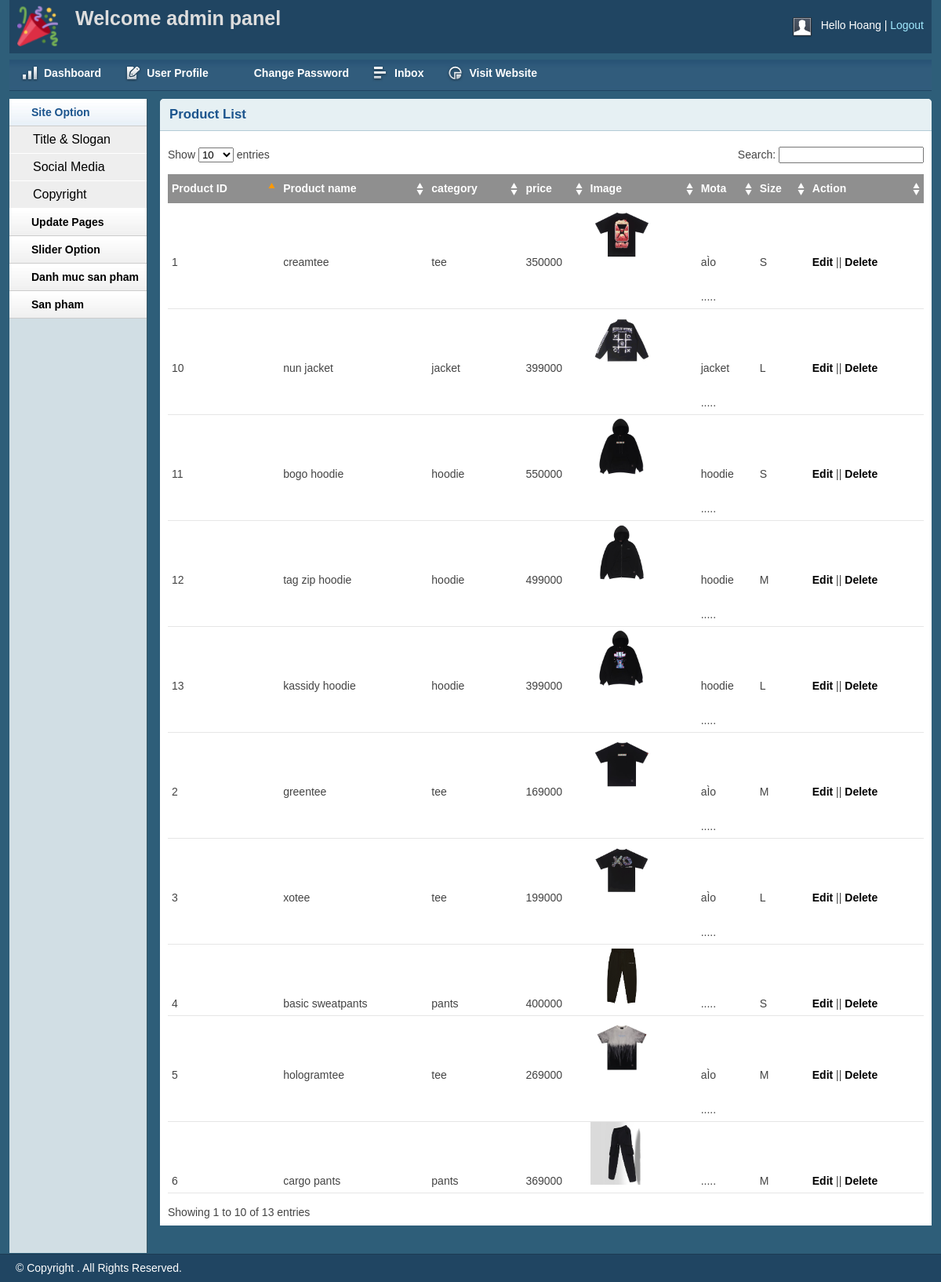
Page /admin/productlist.php (signed in) on the committed database.
### tables this page shows
CREATE TABLE IF NOT EXISTS `product` (
  `productID` int(11) NOT NULL AUTO_INCREMENT,
  `productName` text NOT NULL,
  `catID` int(11) NOT NULL,
  `mota` varchar(255) NOT NULL,
  `image` varchar(255) NOT NULL,
  `price` varchar(255) NOT NULL,
  `size` int(11) NOT NULL,
  PRIMARY KEY (`productID`)
);

CREATE TABLE IF NOT EXISTS `category` (
  `catID` int(11) NOT NULL AUTO_INCREMENT,
  `catName` varchar(255) NOT NULL,
  PRIMARY KEY (`catID`)
);

### lib/database.php (called while the page is built, shortened)
<?php
Class Database{
   public $host   = DB_HOST;
   public $user   = DB_USER;
   public $pass   = DB_PASS;
   public $dbname = DB_NAME;
   public $link;
private function connectDB(){
   $this->link = new mysqli($this->host, $this->user, $this->pass,
    $this->dbname);
 }
public function select($query){
  $result = $this->link->query($query) or
   die($this->link->error.__LINE__);
  if($result->num_rows > 0){
    return $result;
  } else {
    return false;
  }
 }
}

### classes/product.php (called while the page is built, shortened)
<?php
$filepath=realpath(dirname(__FILE__));
include_once ($filepath.'/../lib/database.php');
include_once ($filepath.'/../helpers/format.php');
class product
{
    private $db;
    public function __construct()
    {
        $this->db=new Database();
    }
    public function show_product(){
        $query="select p.*,c.catName
        from product as p,category as c where p.catID=c.catID order by p.productID asc";
         $result=$this->db->select($query);
         return $result;
    }
}
?>

### helpers/format.php (called while the page is built, shortened)
<?php
class Format{
 public function textShorten($text, $limit = 400){
    $text = $text. " ";
    $text = substr($text, 0, $limit);
    $text = substr($text, 0, strrpos($text, ' '));
    $text = $text.".....";
    return $text;
 }
}
?>

### admin/productlist.php (the view, shortened to what this page needs)
<?php include 'inc/header.php';?>
<?php include 'inc/sidebar.php';?>
<?php include '../classes/product.php';?>
<?php include_once '../helpers/format.php'; ?>
<?php
$pd=new product();
$fm=new Format();
?>
<div class="grid_10">
    <div class="box round first grid">
        <h2>Product List</h2>
        <div class="block">
            <table class="data display datatable" id="example">
			<thead>
				<tr>
					<th>Product ID</th>
					<th>Product name</th>
					<th>category</th>
					<th>price</th>
					<th>Image</th>
					<th>Mota</th>
					<th>Size </th>
					<th>Action</th>
				</tr>
			</thead>
			<tbody>
				<?php
					$pdlist=$pd->show_product();
					if($pdlist){
						$i=0;
						while($result=$pdlist->fetch_assoc()){
							$i++;
				?>
				<tr class="odd gradeX">
					<td><?php echo $i?></td>
					<td><?php echo $result['productName']?></td>
					<td><?php echo $result['catName']?></td>
					<td><?php echo $result['price']?></td>
					<td><img src="uploads/<?php echo $result['image'] ?>" width="80"></td>
					<td><?php echo $fm->textShorten($result['mota'],20) ?></td>
					<td><?php
						if($result['size']==1){
							echo 'S';
						}else if($result['size']==2)
						{
							echo 'M';
						}else{
							echo 'L';
						}
					?></td>
					<td><a href="productedit.php?productID=<?php echo $result['productID'] ?>">Edit</a> || <a href="?productID=<?php echo $result['productID'] ?>">Delete</a></td>
				</tr>
				<?php
					}
				}
				?>
			</tbody>
		</table>
       </div>
    </div>
</div>
<?php include 'inc/footer.php';?>

### admin/css/layout.css (style rules this page uses)
body { background: #fff none repeat scroll 0 0; color: #444; font-size: 14px; padding: 0; }
a { color: #000; font-weight:bold; text-decoration: none; }
h1, h2, h3, h4, h5, h6 { line-height:1.2em; margin-bottom:.3em; }
h2 { margin-top:1em; }
.box { background:#fff; margin-bottom:20px; padding:10px 10px 10px 10px; margin-left:-8px; }
.box.grid { padding-bottom:40px; }
.box.round { -moz-border-radius: 5px 5px 0px 0px; -webkit-border-radius: 5px 5px 0px 0px; border-radius: 5px 5px 0px 0px; }
.box h2 { font-size:1.2em; font-weight:bold; color:#1B548D; background:#E6F0F3; margin:-10px -10px 0 -10px; padding:10px 12px; border-bottom:1px solid #B3CBD6; -moz-border-radius: 5px 5px 0px 0px; -webkit-border-radius: 5px 5px 0px 0px; border-radius: 5px 5px 0px 0px; }
.box.first { min-height: 406px; }
.block { padding-top:20px; }
p { margin-bottom:1em; }
.block { padding-bottom:1px; }
table.display { margin: 0 auto; clear: both; width: 100%; }
.sorting_asc { background: #8f8f8f url(../img/table/sort_asc.png) no-repeat center right; padding:8px 5px; text-align:left; color:#fff; }
.sorting { background:#8f8f8f url(../img/table/sort_both.png) no-repeat center right; padding:8px 5px; text-align:left; color:#fff; }
tr.odd { height: 30px; line-height: 30px; border-bottom:1px solid #e6e6e6; }
tr.even { height: 30px; line-height: 30px; border-bottom:1px solid #e6e6e6; }
tr.odd td, tr.even td { padding-left:5px; }

### rows in the picture
product: productName "creamtee", catID.catName "tee", price "350000", image (picture), mota "aÌo .....", size "S"
product: productName "greentee", catID.catName "tee", price "169000", image (picture), mota "aÌo .....", size "M"
product: productName "xotee", catID.catName "tee", price "199000", image (picture), mota "aÌo .....", size "L"
product: productName "basic sweatpants", catID.catName "pants", price "400000", image (picture), mota ".....", size "S"
product: productName "hologramtee", catID.catName "tee", price "269000", image (picture), mota "aÌo .....", size "M"
product: productName "cargo pants", catID.catName "pants", price "369000", image (picture), mota ".....", size "M"
product: productName "nun jacket", catID.catName "jacket", price "399000", image (picture), mota "jacket .....", size "L"
product: productName "bogo hoodie", catID.catName "hoodie", price "550000", image (picture), mota "hoodie .....", size "S"
product: productName "tag zip hoodie", catID.catName "hoodie", price "499000", image (picture), mota "hoodie .....", size "M"
product: productName "kassidy hoodie", catID.catName "hoodie", price "399000", image (picture), mota "hoodie .....", size "L"

### other values in the picture
Session::get('adminName') "Hoang"
